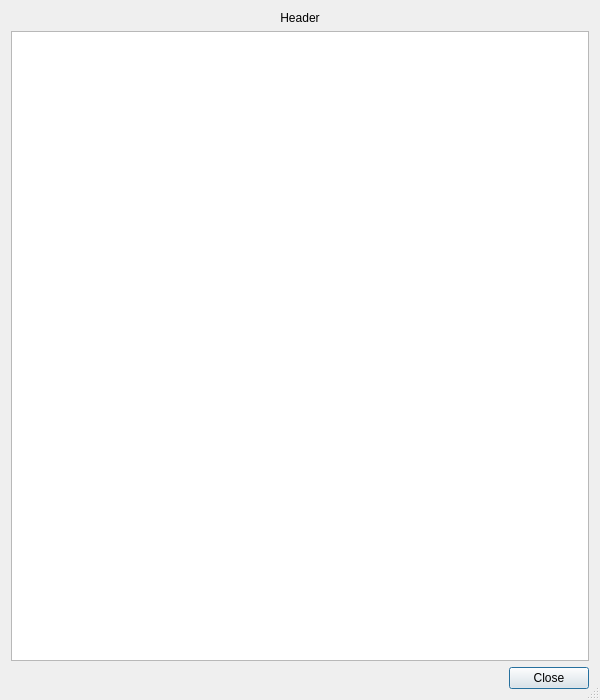
<?xml version="1.0" encoding="UTF-8"?>
<ui version="4.0">
 <class>Fido2InfoDialog</class>
 <widget class="QDialog" name="Fido2InfoDialog">
  <property name="geometry">
   <rect>
    <x>0</x>
    <y>0</y>
    <width>600</width>
    <height>700</height>
   </rect>
  </property>
  <property name="windowTitle">
   <string>Security Key Information</string>
  </property>
  <property name="sizeGripEnabled">
   <bool>true</bool>
  </property>
  <layout class="QVBoxLayout" name="verticalLayout">
   <item>
    <widget class="QLabel" name="headerLabel">
     <property name="text">
      <string notr="true">Header</string>
     </property>
     <property name="alignment">
      <set>Qt::AlignCenter</set>
     </property>
    </widget>
   </item>
   <item>
    <widget class="QTreeWidget" name="infoWidget">
     <property name="alternatingRowColors">
      <bool>true</bool>
     </property>
     <property name="columnCount">
      <number>2</number>
     </property>
     <attribute name="headerVisible">
      <bool>false</bool>
     </attribute>
     <column>
      <property name="text">
       <string notr="true">1</string>
      </property>
     </column>
     <column>
      <property name="text">
       <string notr="true">2</string>
      </property>
     </column>
    </widget>
   </item>
   <item>
    <widget class="QDialogButtonBox" name="buttonBox">
     <property name="orientation">
      <enum>Qt::Horizontal</enum>
     </property>
     <property name="standardButtons">
      <set>QDialogButtonBox::Close</set>
     </property>
    </widget>
   </item>
  </layout>
 </widget>
 <resources/>
 <connections>
  <connection>
   <sender>buttonBox</sender>
   <signal>accepted()</signal>
   <receiver>Fido2InfoDialog</receiver>
   <slot>accept()</slot>
   <hints>
    <hint type="sourcelabel">
     <x>248</x>
     <y>254</y>
    </hint>
    <hint type="destinationlabel">
     <x>157</x>
     <y>274</y>
    </hint>
   </hints>
  </connection>
  <connection>
   <sender>buttonBox</sender>
   <signal>rejected()</signal>
   <receiver>Fido2InfoDialog</receiver>
   <slot>reject()</slot>
   <hints>
    <hint type="sourcelabel">
     <x>316</x>
     <y>260</y>
    </hint>
    <hint type="destinationlabel">
     <x>286</x>
     <y>274</y>
    </hint>
   </hints>
  </connection>
 </connections>
</ui>
